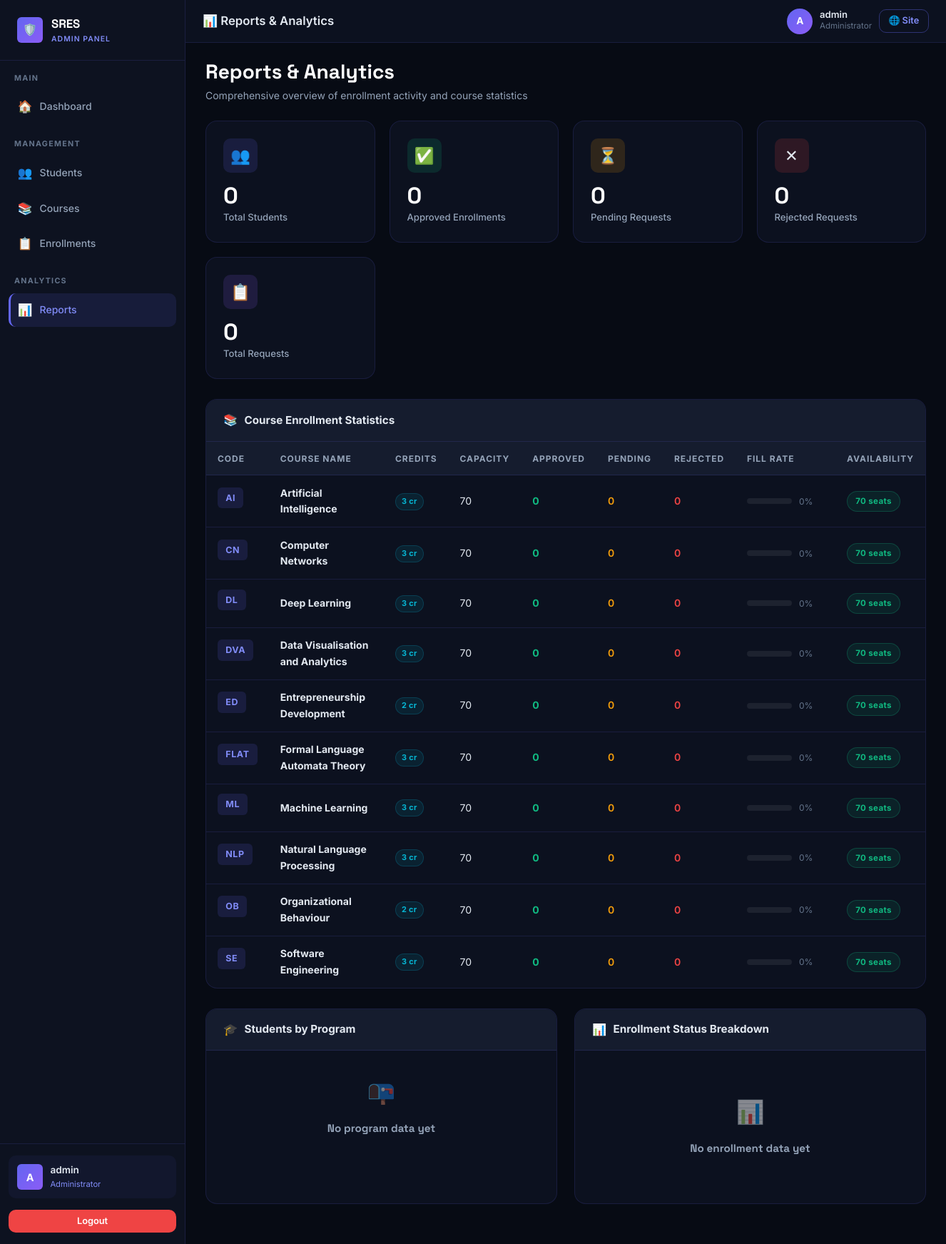
Page /admin/reports (signed in) on the committed database.
### tables this page shows
CREATE TABLE courses (
            id             INTEGER PRIMARY KEY AUTOINCREMENT,
            course_code    TEXT    UNIQUE NOT NULL,
            course_name    TEXT    NOT NULL,
            credits        INTEGER NOT NULL,
            capacity       INTEGER DEFAULT 30,
            enrolled_count INTEGER DEFAULT 0,
            description    TEXT,
            status         TEXT DEFAULT 'active'
        );

### app.py (the view)
@app.route('/admin/reports')
@admin_required
def admin_reports():
    conn = get_db()
    cur  = conn.cursor()
    cur.execute('''
        SELECT c.course_code, c.course_name, c.credits, c.capacity, c.enrolled_count,
               COUNT(CASE WHEN e.status='pending'  THEN 1 END) AS pending_cnt,
               COUNT(CASE WHEN e.status='rejected' THEN 1 END) AS rejected_cnt
        FROM courses c
        LEFT JOIN enrollments e ON c.id = e.course_id
        GROUP BY c.id ORDER BY c.course_code
    ''')
    course_stats = cur.fetchall()
    cur.execute('''
        SELECT program, COUNT(*) AS cnt FROM students
        WHERE program IS NOT NULL AND program != ''
        GROUP BY program ORDER BY cnt DESC
    ''')
    program_stats = cur.fetchall()
    cur.execute('SELECT COUNT(*) AS c FROM students')
    total_students = cur.fetchone()['c']
    cur.execute("SELECT COUNT(*) AS c FROM enrollments WHERE status='approved'")
    total_approved = cur.fetchone()['c']
    cur.execute("SELECT COUNT(*) AS c FROM enrollments WHERE status='pending'")
    total_pending = cur.fetchone()['c']
    cur.execute("SELECT COUNT(*) AS c FROM enrollments WHERE status='rejected'")
    total_rejected = cur.fetchone()['c']
    conn.close()
    return render_template('admin/reports.html',
                           course_stats=course_stats,
                           program_stats=program_stats,
                           total_students=total_students,
                           total_approved=total_approved,
                           total_pending=total_pending,
                           total_rejected=total_rejected)

### app.py (called while the page is built)
def get_db():
    conn = sqlite3.connect(DATABASE)
    conn.row_factory = sqlite3.Row
    return conn

def admin_required(f):
    @wraps(f)
    def decorated(*args, **kwargs):
        if 'admin_id' not in session:
            flash('Admin access required.', 'error')
            return redirect(url_for('admin_login'))
        return f(*args, **kwargs)
    return decorated

### templates/admin/reports.html (shortened to what this page needs)
{% extends "admin/base.html" %}
{% block topbar_title %}📊 Reports & Analytics{% endblock %}
{% block content %}
<div class="page-header animate-in">
  <h2 class="page-title">Reports & Analytics</h2>
  <p class="page-subtitle">Comprehensive overview of enrollment activity and course statistics</p>
</div>
<div class="stats-grid">
  <div class="stat-card">
    <div class="stat-icon blue">👥</div>
    <div class="stat-number">{{ total_students }}</div>
    <div class="stat-label">Total Students</div>
  </div>
  <div class="stat-card">
    <div class="stat-icon green">✅</div>
    <div class="stat-number">{{ total_approved }}</div>
    <div class="stat-label">Approved Enrollments</div>
  </div>
  <div class="stat-card">
    <div class="stat-icon yellow">⏳</div>
    <div class="stat-number">{{ total_pending }}</div>
    <div class="stat-label">Pending Requests</div>
  </div>
  <div class="stat-card">
    <div class="stat-icon red">✕</div>
    <div class="stat-number">{{ total_rejected }}</div>
    <div class="stat-label">Rejected Requests</div>
  </div>
  <div class="stat-card">
    <div class="stat-icon purple">📋</div>
    <div class="stat-number">{{ total_approved + total_pending + total_rejected }}</div>
    <div class="stat-label">Total Requests</div>
  </div>
</div>
<div class="report-card animate-in">
  <div class="report-card-header">
    <span>📚</span>
    <span class="report-card-title">Course Enrollment Statistics</span>
  </div>
  <div class="table-container" style="border:none;border-radius:0;">
    <table>
      <thead>
        <tr>
          <th>Code</th>
          <th>Course Name</th>
          <th>Credits</th>
          <th>Capacity</th>
          <th>Approved</th>
          <th>Pending</th>
          <th>Rejected</th>
          <th>Fill Rate</th>
          <th>Availability</th>
        </tr>
      </thead>
      <tbody>
        {% for c in course_stats %}
        {% set pct = ((c.enrolled_count / c.capacity) * 100)|int if c.capacity > 0 else 0 %}
        {% set avail = c.capacity - c.enrolled_count %}
        <tr>
          <td><span class="course-code-badge">{{ c.course_code }}</span></td>
          <td><strong>{{ c.course_name }}</strong></td>
          <td><span class="badge badge-credit">{{ c.credits }} cr</span></td>
          <td>{{ c.capacity }}</td>
          <td><span style="color:var(--success);font-weight:700;">{{ c.enrolled_count }}</span></td>
          <td><span style="color:var(--warning);font-weight:600;">{{ c.pending_cnt }}</span></td>
          <td><span style="color:var(--danger);font-weight:600;">{{ c.rejected_cnt }}</span></td>
          <td style="min-width:140px;">
            <div style="display:flex;align-items:center;gap:.6rem;">
              <div class="progress" style="flex:1;">
              </div>
              <span style="font-size:.75rem;color:var(--text-muted);min-width:35px;">{{ pct }}%</span>
            </div>
          </td>
          <td>
            {% if avail <= 0 %}
            <span class="badge badge-rejected">Full</span>
            {% elif avail <= 5 %}
            <span class="badge badge-pending">{{ avail }} left</span>
            {% else %}
            <span class="badge badge-approved">{{ avail }} seats</span>
            {% endif %}
          </td>
        </tr>
        {% endfor %}
      </tbody>
    </table>
  </div>
</div>
<div style="display:grid;grid-template-columns:1fr 1fr;gap:1.5rem;">
  <div class="report-card">
    <div class="report-card-header">
      <span>🎓</span>
      <span class="report-card-title">Students by Program</span>
    </div>
    {% if program_stats %}
    <div style="padding:1rem;">
      {% for p in program_stats %}
      {% set max_count = program_stats[0].cnt %}
      {% set bar_pct   = ((p.cnt / max_count) * 100)|int %}
      <div style="margin-bottom:1.1rem;">
        <div style="display:flex;justify-content:space-between;margin-bottom:.35rem;">
          <span style="font-size:.82rem;color:var(--text-primary);font-weight:500;">{{ p.program }}</span>
          <span style="font-size:.82rem;font-weight:700;color:var(--primary-light);">{{ p.cnt }}</span>
        </div>
        <div class="progress">
          <div class="progress-bar" style="width:{{ bar_pct }}%;"></div>
        </div>
      </div>
      {% endfor %}
    </div>
    {% else %}
    <div class="empty-state" style="padding:2rem;">
      <div class="empty-state-icon" style="font-size:2rem;">📭</div>
      <h3 style="font-size:.95rem;">No program data yet</h3>
    </div>
    {% endif %}
  </div>
  <div class="report-card">
    <div class="report-card-header">
      <span>📊</span>
      <span class="report-card-title">Enrollment Status Breakdown</span>
    </div>
    <div style="padding:1.75rem;">
      {% set total_enr = total_approved + total_pending + total_rejected %}
      {% if total_enr > 0 %}
      {% set app_pct = ((total_approved / total_enr) * 100)|round(1) %}
      {% set pen_pct = ((total_pending  / total_enr) * 100)|round(1) %}
      {% set rej_pct = ((total_rejected / total_enr) * 100)|round(1) %}
      <div style="display:flex;height:36px;border-radius:var(--radius-full);overflow:hidden;margin-bottom:1.5rem;">
        {% if app_pct > 0 %}<div style="width:{{ app_pct }}%;background:var(--success);"></div>{% endif %}
        {% if pen_pct > 0 %}<div style="width:{{ pen_pct }}%;background:var(--warning);"></div>{% endif %}
        {% if rej_pct > 0 %}<div style="width:{{ rej_pct }}%;background:var(--danger);"></div>{% endif %}
      </div>
      <div style="display:flex;flex-direction:column;gap:.9rem;">
        <div style="display:flex;align-items:center;justify-content:space-between;">
          <div style="display:flex;align-items:center;gap:.6rem;">
            <div style="width:12px;height:12px;border-radius:50%;background:var(--success);"></div>
            <span style="font-size:.875rem;color:var(--text-secondary);">Approved</span>
          </div>
          <div style="display:flex;align-items:center;gap:.75rem;">
            <span style="font-weight:700;color:var(--success);">{{ total_approved }}</span>
            <span style="font-size:.8rem;color:var(--text-muted);">({{ app_pct }}%)</span>
          </div>
        </div>
        <div style="display:flex;align-items:center;justify-content:space-between;">
          <div style="display:flex;align-items:center;gap:.6rem;">
            <div style="width:12px;height:12px;border-radius:50%;background:var(--warning);"></div>
            <span style="font-size:.875rem;color:var(--text-secondary);">Pending</span>
          </div>
          <div style="display:flex;align-items:center;gap:.75rem;">
            <span style="font-weight:700;color:var(--warning);">{{ total_pending }}</span>
            <span style="font-size:.8rem;color:var(--text-muted);">({{ pen_pct }}%)</span>
          </div>
        </div>
        <div style="display:flex;align-items:center;justify-content:space-between;">
          <div style="display:flex;align-items:center;gap:.6rem;">
            <div style="width:12px;height:12px;border-radius:50%;background:var(--danger);"></div>
            <span style="font-size:.875rem;color:var(--text-secondary);">Rejected</span>
          </div>
          <div style="display:flex;align-items:center;gap:.75rem;">
            <span style="font-weight:700;color:var(--danger);">{{ total_rejected }}</span>
            <span style="font-size:.8rem;color:var(--text-muted);">({{ rej_pct }}%)</span>
          </div>
        </div>
        <div class="divider" style="margin:.25rem 0;"></div>
        <div style="display:flex;align-items:center;justify-content:space-between;">
          <span style="font-size:.875rem;font-weight:600;color:var(--text-primary);">Total Requests</span>
          <span style="font-weight:700;color:var(--primary-light);">{{ total_enr }}</span>
        </div>
      </div>
      {% else %}
      <div class="empty-state" style="padding:2rem;">
        <div class="empty-state-icon" style="font-size:2rem;">📊</div>
        <h3 style="font-size:.95rem;">No enrollment data yet</h3>
      </div>
      {% endif %}
    </div>
  </div>
</div>
{% endblock %}

### rows in the picture
courses: course_code "AI", course_name "Artificial Intelligence", credits "3", capacity "70", enrolled_count "0", pending_cnt "0", rejected_cnt "0"
courses: course_code "CN", course_name "Computer Networks", credits "3", capacity "70", enrolled_count "0", pending_cnt "0", rejected_cnt "0"
courses: course_code "DL", course_name "Deep Learning", credits "3", capacity "70", enrolled_count "0", pending_cnt "0", rejected_cnt "0"
courses: course_code "DVA", course_name "Data Visualisation and Analytics", credits "3", capacity "70", enrolled_count "0", pending_cnt "0", rejected_cnt "0"
courses: course_code "ED", course_name "Entrepreneurship Development", credits "2", capacity "70", enrolled_count "0", pending_cnt "0", rejected_cnt "0"
courses: course_code "FLAT", course_name "Formal Language Automata Theory", credits "3", capacity "70", enrolled_count "0", pending_cnt "0", rejected_cnt "0"
courses: course_code "ML", course_name "Machine Learning", credits "3", capacity "70", enrolled_count "0", pending_cnt "0", rejected_cnt "0"
courses: course_code "NLP", course_name "Natural Language Processing", credits "3", capacity "70", enrolled_count "0", pending_cnt "0", rejected_cnt "0"
courses: course_code "OB", course_name "Organizational Behaviour", credits "2", capacity "70", enrolled_count "0", pending_cnt "0", rejected_cnt "0"
courses: course_code "SE", course_name "Software Engineering", credits "3", capacity "70", enrolled_count "0", pending_cnt "0", rejected_cnt "0"

### other values in the picture
{{ session.admin_username[0].upper() if session.admin_username else 'A' }} "A"
{{ session.admin_username }} "admin"
{{ total_students }} "0"
{{ total_approved }} "0"
{{ total_pending }} "0"
{{ total_rejected }} "0"
{{ total_approved + total_pending + total_rejected }} "0"
